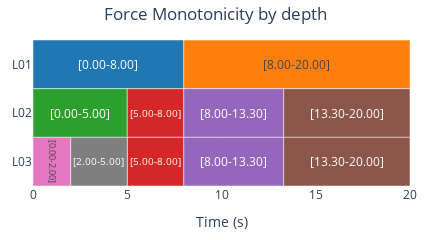
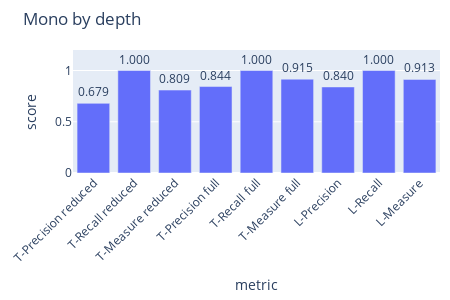

The cell these charts' notebook holds for them, in order:
### Code cell
est_mono1 = replace(est.contour("depth").level().to_ms(), name="Force Monotonicity by depth")
fig = est_mono1.plot()
fig.update_layout(width=430)
fig.show()
# fig.write_image("mono_H.pdf", height=210, width=350)
bds, meet_mat = est_mono1.meet()
plt.pcolormesh(bds, bds, meet_mat, cmap='inferno')
plt.gca().set_aspect('equal')
plt.colorbar()
plt.show()
hier_score = mir_eval.hierarchy.evaluate(ref.itvls, ref.labels, est_mono1.itvls, est_mono1.labels)
px_metrics_bar(hier_score, title="Mono by depth")

### Figure 1 — Plotly figure (JSON) as saved in the notebook; plotly's stock layout.template omitted (floating-point values rounded to 4 significant figures)
{"data": [{"base": [0], "customdata": ["<b>[0.00-8.00]</b><br>Layer: L01<br>Start: 0.000s<br>End: 8.000s<br>Duration: 8.000s"], "hovertemplate": "%{customdata}<extra></extra>", "insidetextanchor": "middle", "marker": {"color": "#1F77B4", "line": {"color": "white", "width": 0.5}, "pattern": {"fgcolor": "white", "fgopacity": 0.5, "shape": "", "solidity": 0.25}}, "name": "[0.00-8.00]", "orientation": "h", "showlegend": true, "text": ["[0.00-8.00]"], "textposition": "inside", "type": "bar", "width": 1, "x": [8], "y": ["L01"]}, {"base": [8], "customdata": ["<b>[8.00-20.00]</b><br>Layer: L01<br>Start: 8.000s<br>End: 20.000s<br>Duration: 12.000s"], "hovertemplate": "%{customdata}<extra></extra>", "insidetextanchor": "middle", "marker": {"color": "#FF7F0E", "line": {"color": "white", "width": 0.5}, "pattern": {"fgcolor": "white", "fgopacity": 0.5, "shape": "", "solidity": 0.25}}, "name": "[8.00-20.00]", "orientation": "h", "showlegend": true, "text": ["[8.00-20.00]"], "textposition": "inside", "type": "bar", "width": 1, "x": [12], "y": ["L01"]}, {"base": [0], "customdata": ["<b>[0.00-5.00]</b><br>Layer: L02<br>Start: 0.000s<br>End: 5.000s<br>Duration: 5.000s"], "hovertemplate": "%{customdata}<extra></extra>", "insidetextanchor": "middle", "marker": {"color": "#2CA02C", "line": {"color": "white", "width": 0.5}, "pattern": {"fgcolor": "white", "fgopacity": 0.5, "shape": "", "solidity": 0.25}}, "name": "[0.00-5.00]", "orientation": "h", "showlegend": true, "text": ["[0.00-5.00]"], "textposition": "inside", "type": "bar", "width": 1, "x": [5], "y": ["L02"]}, {"base": [5, 5], "customdata": ["<b>[5.00-8.00]</b><br>Layer: L02<br>Start: 5.000s<br>End: 8.000s<br>Duration: 3.000s", "<b>[5.00-8.00]</b><br>Layer: L03<br>Start: 5.000s<br>End: 8.000s<br>Duration: 3.000s"], "hovertemplate": "%{customdata}<extra></extra>", "insidetextanchor": "middle", "marker": {"color": "#D62728", "line": {"color": "white", "width": 0.5}, "pattern": {"fgcolor": "white", "fgopacity": 0.5, "shape": "", "solidity": 0.25}}, "name": "[5.00-8.00]", "orientation": "h", "showlegend": true, "text": ["[5.00-8.00]", "[5.00-8.00]"], "textposition": "inside", "type": "bar", "width": 1, "x": [3, 3], "y": ["L02", "L03"]}, {"base": [8, 8], "customdata": ["<b>[8.00-13.30]</b><br>Layer: L02<br>Start: 8.000s<br>End: 13.300s<br>Duration: 5.300s", "<b>[8.00-13.30]</b><br>Layer: L03<br>Start: 8.000s<br>End: 13.300s<br>Duration: 5.300s"], "hovertemplate": "%{customdata}<extra></extra>", "insidetextanchor": "middle", "marker": {"color": "#9467BD", "line": {"color": "white", "width": 0.5}, "pattern": {"fgcolor": "white", "fgopacity": 0.5, "shape": "", "solidity": 0.25}}, "name": "[8.00-13.30]", "orientation": "h", "showlegend": true, "text": ["[8.00-13.30]", "[8.00-13.30]"], "textposition": "inside", "type": "bar", "width": 1, "x": [5.3, 5.3], "y": ["L02", "L03"]}, {"base": [13.3, 13.3], "customdata": ["<b>[13.30-20.00]</b><br>Layer: L02<br>Start: 13.300s<br>End: 20.000s<br>Duration: 6.700s", "<b>[13.30-20.00]</b><br>Layer: L03<br>Start: 13.300s<br>End: 20.000s<br>Duration: 6.700s"], "hovertemplate": "%{customdata}<extra></extra>", "insidetextanchor": "middle", "marker": {"color": "#8C564B", "line": {"color": "white", "width": 0.5}, "pattern": {"fgcolor": "white", "fgopacity": 0.5, "shape": "", "solidity": 0.25}}, "name": "[13.30-20.00]", "orientation": "h", "showlegend": true, "text": ["[13.30-20.00]", "[13.30-20.00]"], "textposition": "inside", "type": "bar", "width": 1, "x": [6.7, 6.7], "y": ["L02", "L03"]}, {"base": [0], "customdata": ["<b>[0.00-2.00]</b><br>Layer: L03<br>Start: 0.000s<br>End: 2.000s<br>Duration: 2.000s"], "hovertemplate": "%{customdata}<extra></extra>", "insidetextanchor": "middle", "marker": {"color": "#E377C2", "line": {"color": "white", "width": 0.5}, "pattern": {"fgcolor": "white", "fgopacity": 0.5, "shape": "", "solidity": 0.25}}, "name": "[0.00-2.00]", "orientation": "h", "showlegend": true, "text": ["[0.00-2.00]"], "textposition": "inside", "type": "bar", "width": 1, "x": [2], "y": ["L03"]}, {"base": [2], "customdata": ["<b>[2.00-5.00]</b><br>Layer: L03<br>Start: 2.000s<br>End: 5.000s<br>Duration: 3.000s"], "hovertemplate": "%{customdata}<extra></extra>", "insidetextanchor": "middle", "marker": {"color": "#7F7F7F", "line": {"color": "white", "width": 0.5}, "pattern": {"fgcolor": "white", "fgopacity": 0.5, "shape": "", "solidity": 0.25}}, "name": "[2.00-5.00]", "orientation": "h", "showlegend": true, "text": ["[2.00-5.00]"], "textposition": "inside", "type": "bar", "width": 1, "x": [3], "y": ["L03"]}], "layout": {"barmode": "overlay", "height": 145, "margin": {"b": 20, "l": 20, "r": 20, "t": 40}, "showlegend": false, "title": {"text": "Force Monotonicity by depth", "x": 0.5}, "width": 430, "xaxis": {"range": [0, 20], "title": {"text": "Time (s)"}}, "yaxis": {"categoryarray": ["L03", "L02", "L01"], "categoryorder": "array", "title": {}}}}

### Figure 2 — Plotly figure (JSON) as saved in the notebook; plotly's stock layout.template omitted (floating-point values rounded to 4 significant figures)
{"data": [{"hovertemplate": "metric=%{x}<br>score=%{text}<extra></extra>", "legendgroup": "", "marker": {"color": "#636efa", "pattern": {"shape": ""}}, "name": "", "orientation": "v", "showlegend": false, "text": [0.6793, 1.0, 0.809, 0.8436, 1.0, 0.9151, 0.8397, 1.0, 0.9128], "textposition": "outside", "texttemplate": "%{text:.3f}", "type": "bar", "x": ["T-Precision reduced", "T-Recall reduced", "T-Measure reduced", "T-Precision full", "T-Recall full", "T-Measure full", "L-Precision", "L-Recall", "L-Measure"], "xaxis": "x", "y": [0.6793, 1.0, 0.809, 0.8436, 1.0, 0.9151, 0.8397, 1.0, 0.9128], "yaxis": "y"}], "layout": {"barmode": "relative", "height": 300, "legend": {"tracegroupgap": 0}, "margin": {"b": 10, "l": 10, "r": 10, "t": 50}, "title": {"text": "Mono by depth"}, "width": 450, "xaxis": {"anchor": "y", "domain": [0, 1], "tickangle": -45, "title": {"text": "metric"}}, "yaxis": {"anchor": "x", "domain": [0, 1], "range": [0, 1.2], "title": {"text": "score"}}}}
